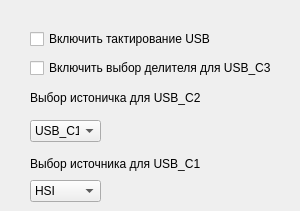
      <widget class="QWidget" name="tab_7">
       <attribute name="title">
        <string>USB</string>
       </attribute>
       <widget class="QCheckBox" name="checkBox_31">
        <property name="geometry">
         <rect>
          <x>30</x>
          <y>30</y>
          <width>201</width>
          <height>18</height>
         </rect>
        </property>
        <property name="text">
         <string>Включить тактирование USB</string>
        </property>
       </widget>
       <widget class="QCheckBox" name="checkBox_32">
        <property name="geometry">
         <rect>
          <x>30</x>
          <y>60</y>
          <width>261</width>
          <height>16</height>
         </rect>
        </property>
        <property name="text">
         <string>Включить выбор делителя для USB_C3</string>
        </property>
       </widget>
       <widget class="QComboBox" name="comboBox_9">
        <property name="geometry">
         <rect>
          <x>30</x>
          <y>120</y>
          <width>71</width>
          <height>22</height>
         </rect>
        </property>
        <item>
         <property name="text">
          <string>USB_C1</string>
         </property>
        </item>
        <item>
         <property name="text">
          <string>PLLUSBo</string>
         </property>
        </item>
       </widget>
       <widget class="QLabel" name="label_11">
        <property name="geometry">
         <rect>
          <x>30</x>
          <y>90</y>
          <width>201</width>
          <height>16</height>
         </rect>
        </property>
        <property name="text">
         <string>Выбор истоничка для USB_C2</string>
        </property>
       </widget>
       <widget class="QLabel" name="label_12">
        <property name="geometry">
         <rect>
          <x>30</x>
          <y>154</y>
          <width>191</width>
          <height>20</height>
         </rect>
        </property>
        <property name="text">
         <string>Выбор источника для USB_C1</string>
        </property>
       </widget>
       <widget class="QComboBox" name="comboBox_10">
        <property name="geometry">
         <rect>
          <x>30</x>
          <y>180</y>
          <width>71</width>
          <height>22</height>
         </rect>
        </property>
        <item>
         <property name="text">
          <string>HSI</string>
         </property>
        </item>
        <item>
         <property name="text">
          <string>HSI/2</string>
         </property>
        </item>
        <item>
         <property name="text">
          <string>HSE</string>
         </property>
        </item>
        <item>
         <property name="text">
          <string>HSE/2</string>
         </property>
        </item>
       </widget>
      </widget>
